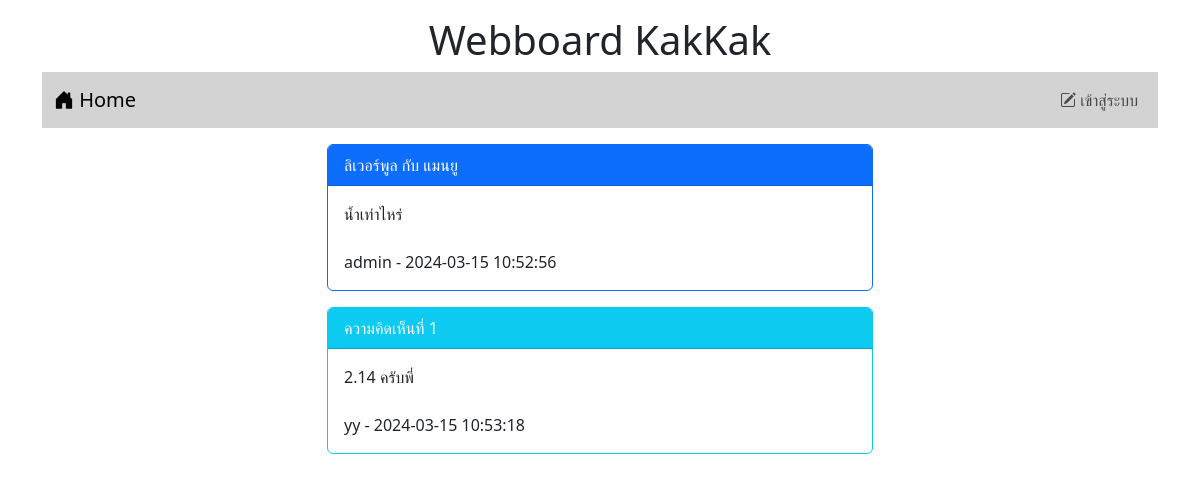
The app's page /post.php?id=5, older data.
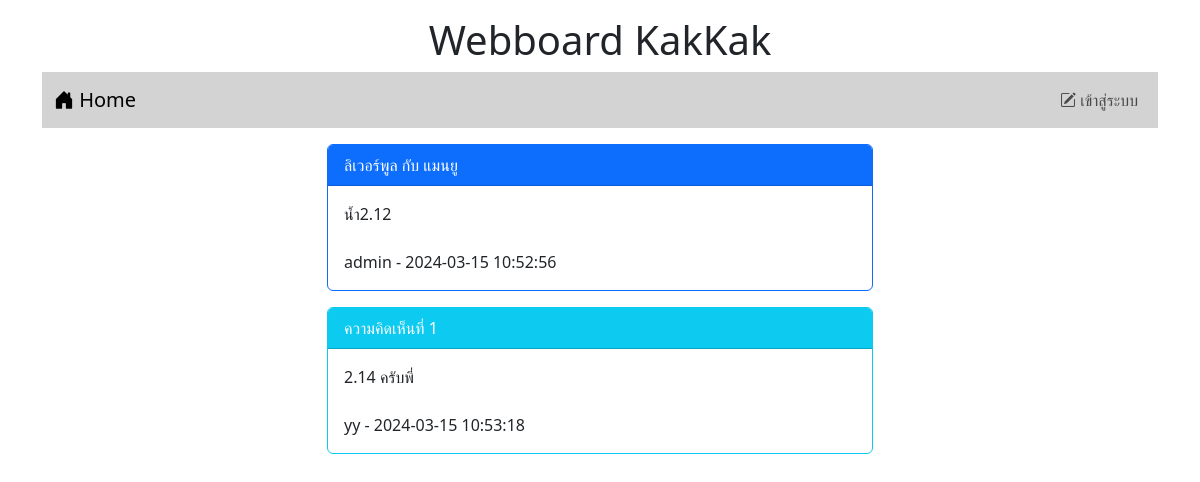
The same page, newer data.
### tables this page shows
CREATE TABLE `post` (
  `id` int(11) NOT NULL,
  `title` varchar(128) NOT NULL,
  `content` varchar(2048) NOT NULL,
  `post_date` datetime NOT NULL,
  `cat_id` int(11) NOT NULL,
  `user_id` int(11) NOT NULL
);

CREATE TABLE `user` (
  `id` int(11) NOT NULL,
  `login` varchar(32) NOT NULL,
  `password` varchar(64) NOT NULL,
  `name` varchar(64) NOT NULL,
  `gender` char(1) NOT NULL,
  `email` varchar(32) NOT NULL,
  `role` char(1) NOT NULL
);

### post.php (the view, shortened to what this page needs)
<!DOCTYPE html>
<html lang="en">
<head>
    <link rel="stylesheet" href="bootstrap-5.3.2-dist/css/bootstrap.min.css">
    <link rel="stylesheet" href="https://cdn.jsdelivr.net/npm/bootstrap-icons@1.11.3/font/bootstrap-icons.min.css">
</head>
<body>
    <div class="container-lg">
        <h1 style="text-align: center;" class="mt-3">Webboard KakKak</h1>
        <?php include "nav.php" ?>
        <div class="row mt-3">
            <div class="col-lg-3 col-md-2 col-sm-1"></div>
            <div class="col-lg-6 col-md-8 col-sm-10">
                <?php
                $conn = new PDO("mysql:host=localhost;dbname=webboard;charset=utf8", "root", "");
                $sql = "SELECT post.title,post.content,post.post_date,user.login FROM post INNER JOIN user ON (post.user_id=user.id) WHERE post.id=$_GET[id]";
                $result = $conn->query($sql);
                while ($row = $result->fetch()) {
                    echo "<div class='card border-primary'>";
                    echo "<div class='card-header bg-primary text-white'>$row[0]</div>";
                    echo "<div class='card-body'>$row[1]<br><br>$row[3] - $row[2]</div>";
                    echo "</div>";
                }
                $i = 1;
                $sql = "SELECT comment.content,comment.post_date,user.login FROM comment INNER JOIN user ON (comment.user_id=user.id) WHERE post_id=$_GET[id]";
                $result = $conn->query($sql);
                while ($row = $result->fetch()) {
                    echo "<div class='card border-info mt-3'>";
                    echo "<div class='card-header bg-info text-white'>ความคิดเห็นที่ $i</div>";
                    echo "<div class='card-body'>$row[0]<br><br>$row[2] - $row[1]</div>";
                    echo "</div>";
                    $i = $i + 1;
                }
                ?>
                <br>
            </div>
            <div class="col-lg-3 col-md-2 col-sm-1"></div>
        </div>
    </div>
</body>
</html>

Row changes from the older to the newer data that the page shows:
changed post "ลิเวอร์พูล กับ แมนยู": content "น้ำเท่าไหร่" → "น้ำ2.12"
